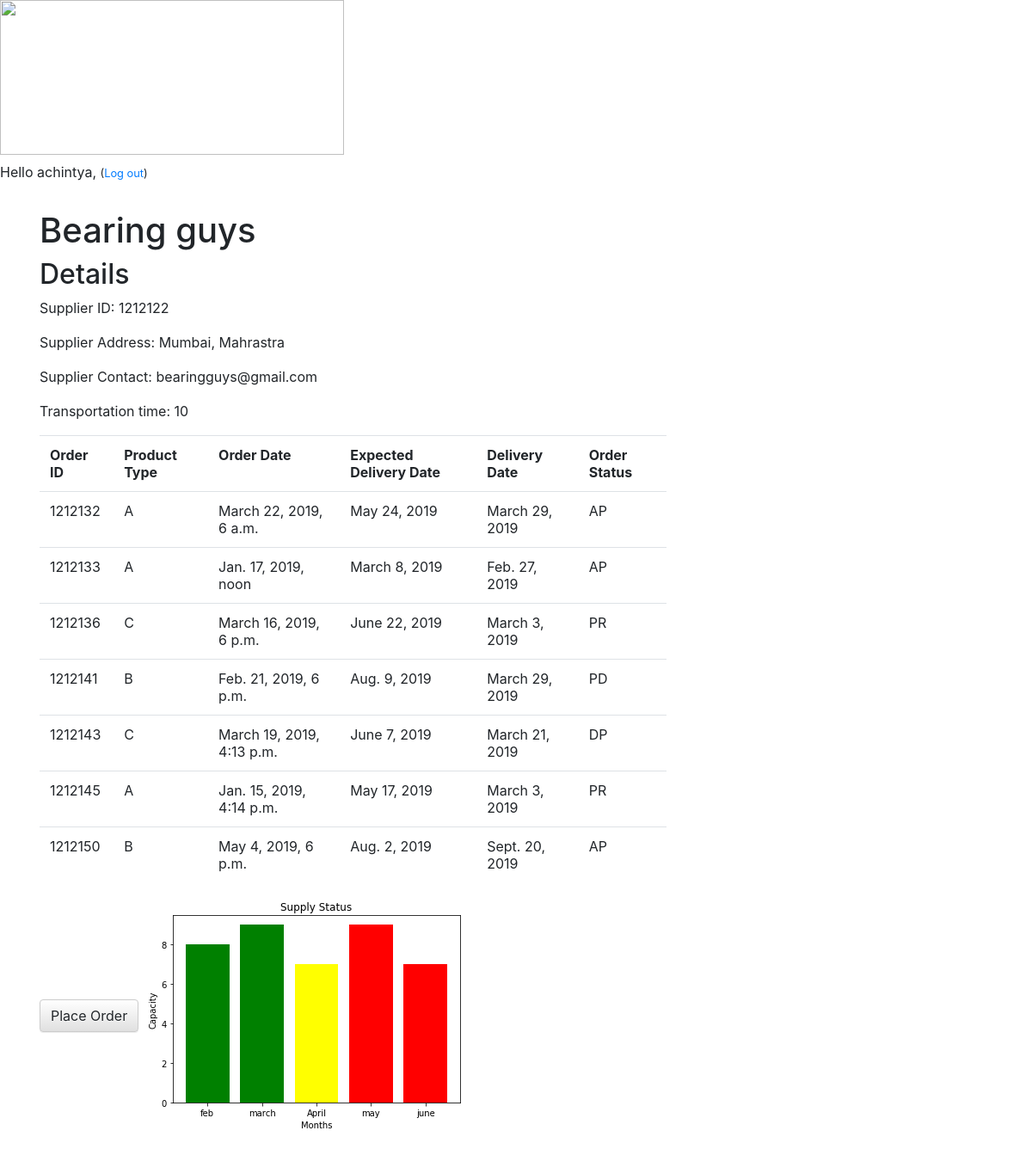
Screenshot of /supplier/2/ (signed in) with the database file from the repository.
### myapp/models.py (models this page shows, shortened)
class Supplier(models.Model):
    supplier_id = models.CharField(max_length=10, null=False)
    supplier_name = models.CharField(max_length=200 )
    supplier_address = models.TextField()
    supplier_email = models.EmailField()
    supplier_time = models.IntegerField(default=10)
    supplier_delay = models.BooleanField(default=False)

class Product(models.Model):
    APPROVED = 'AP'
    PROCESSING = 'PR'
    PACKED = 'PD'
    DISPATCHED = 'DP'
    ORDER_STATUS = (
        (APPROVED, 'Approved'),
        (PROCESSING, 'Processing'),
        (PACKED, 'Packed'),
        (DISPATCHED, 'Dispatched'),
    )
    A = 'A'
    B = 'B'
    C = 'C'
    PRODUCT_TYPE  = (
        (A, 'A'),
        (B, 'B'),
        (C, 'C'),
    )
    supplier = models.ForeignKey('myapp.Supplier', on_delete=models.CASCADE, related_name='products')
    order_id = models.CharField(max_length=10, null=False)
    product_type = models.CharField(max_length=1, choices=PRODUCT_TYPE, default=A)
    main_order_date = models.DateTimeField(default=timezone.now)
    completion_date = models.DateField()
    recieved_date = models.DateField()
    product_status = models.CharField(max_length=2, choices=ORDER_STATUS, default=APPROVED)

### myapp/views.py (the view)
# urls.py: path('supplier/<int:pk>/', views.supplier_detail, name='supplier_detail' ),
@login_required
def supplier_detail(request, pk):
    supplier = get_object_or_404(Supplier, pk=pk)
    return render(request, 'myapp/supplier_detail.html', {'supplier': supplier})

### myapp/templates/myapp/supplier_detail.html
{% extends 'myapp/base.html' %}
{% load static %}
{% block content %}
    <h1> {{ supplier.supplier_name }} </h1>
    <div>
        <h2>Details</h2>
        <p>Supplier ID: {{ supplier.supplier_id }} </p>
        <p>Supplier Address: {{ supplier.supplier_address }} </p>
        <p>Supplier Contact: {{ supplier.supplier_email }}</p>
        <p>Transportation time: {{ supplier.supplier_time }}</p>
    </div>
    <table class="table table-hover">
        <tr>
            <th>Order ID</th>
            <th>Product Type</th>
            <th>Order Date</th>
            <th>Expected Delivery Date</th>
            <th>Delivery Date</th>
            <th>Order Status</th>
        </tr>
        {% for product in supplier.products.all %}
            <tr>
                <td> {{ product.order_id }} </td>
                <td> {{ product.product_type }} </td>
                <td> {{ product.main_order_date }} </td>
                <td> {{ product.completion_date }} </td>
                <td> {{ product.recieved_date }} </td>
                <td> {{ product.product_status }} </td>
            </tr>
        {% endfor %}
    </table>
    <a class="btn btn-default" href="{% url 'product_new' pk=supplier.pk %}">Place Order</a>
    {% if supplier.supplier_name is "RK Industries"%}
        <img src="{% static 'assets/Graph1.png' %}">
    {% elif supplier.supplier_name is "Bearing guys" %}
        <img src="{% static 'assets/Graph2.png' %}">
    {% elif supplier.supplier_name is "BK builders" %}
        <img src="{% static 'assets/Graph3.png' %}">
    {% elif supplier.supplier_name is "max" %}
        <img src="{% static 'assets/Graph4.png' %}">
    {% else %}
        <img src="{% static 'assets/Graph5.png' %}">
    {%endif%}
{% endblock %}

### myapp/templates/myapp/base.html (shortened to what this page needs)
{% load static %}
<html>
    <head>
        <link rel="stylesheet" href="https://stackpath.bootstrapcdn.com/bootstrap/4.3.1/css/bootstrap.min.css">        <link rel="stylesheet" href="//maxcdn.bootstrapcdn.com/bootstrap/3.2.0/css/bootstrap-theme.min.css">
        <link rel="stylesheet" href="{% static 'css/stylesheet.css' %}">
    </head>
    <body>
        <div class="page-header">
            <h1><a href="/"><img class = "logo" src = "https://www.skf.com/img/logo.png"></a></h1>
            {% if user.is_authenticated %}
                <p> Hello {{ user.username }}, <small>(<a href="{% url 'logout' %}">Log out</a>)</small></p>
            {% else %}
                <a href="{% url 'login' %}" class="top-menu"><span class="glyphicon glyphicon-lock"></span></a>
            {% endif %}
        </div>
        <div class="content container">
            <div class="row">
                <div class="col-md-8">
                 {% block content %}
                 {% endblock %}
                </div>
            </div>
        </div>
    </body>
</html>

### myapp/static/css/stylesheet.css (style rules this page uses)
.container { padding: 16px; }
.logo { width : 400px; height : 180px; }

### rows the page displays
Supplier: supplier_name "Bearing guys", supplier_id "1212122", supplier_address "Mumbai, Mahrastra", supplier_email "bearingguys@gmail.com", supplier_time "10"
Product: order_id "1212132", product_type "A", main_order_date "March 22, 2019, 6 a.m.", completion_date "May 24, 2019", recieved_date "March 29, 2019", product_status "AP"
Product: order_id "1212133", product_type "A", main_order_date "Jan. 17, 2019, noon", completion_date "March 8, 2019", recieved_date "Feb. 27, 2019", product_status "AP"
Product: order_id "1212136", product_type "C", main_order_date "March 16, 2019, 6 p.m.", completion_date "June 22, 2019", recieved_date "March 3, 2019", product_status "PR"
Product: order_id "1212141", product_type "B", main_order_date "Feb. 21, 2019, 6 p.m.", completion_date "Aug. 9, 2019", recieved_date "March 29, 2019", product_status "PD"
Product: order_id "1212143", product_type "C", main_order_date "March 19, 2019, 4:13 p.m.", completion_date "June 7, 2019", recieved_date "March 21, 2019", product_status "DP"
Product: order_id "1212145", product_type "A", main_order_date "Jan. 15, 2019, 4:14 p.m.", completion_date "May 17, 2019", recieved_date "March 3, 2019", product_status "PR"
Product: order_id "1212150", product_type "B", main_order_date "May 4, 2019, 6 p.m.", completion_date "Aug. 2, 2019", recieved_date "Sept. 20, 2019", product_status "AP"

### other values shown
{{ user.username }} "achintya"
